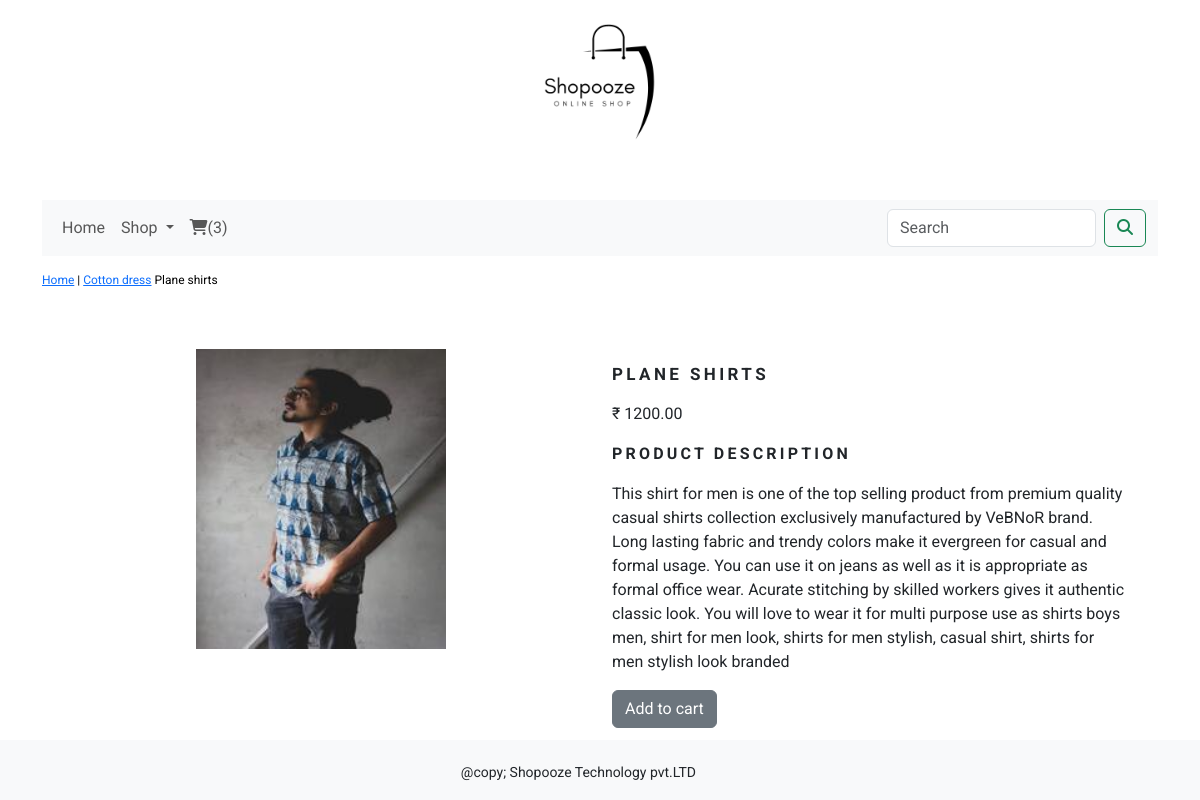
Screenshot of /ecommerce_app/cotton-dress/plane-shirts/ with the database file from the repository.
### ecommerce_app/models.py (models this page shows, shortened)
class Product(models.Model):
    name = models.CharField(max_length=250, unique=True)
    slug = models.SlugField(max_length=250, unique=True)
    description = models.TextField(blank=True)
    price = models.DecimalField(max_digits=10, decimal_places=2)
    category = models.ForeignKey(Category, on_delete=models.CASCADE)
    image = models.ImageField(upload_to='product', blank=True)
    stock = models.IntegerField()
    available = models.BooleanField(default=True)
    created = models.DateTimeField(auto_now_add=True)
    updated = models.DateTimeField(auto_now=True)
    class Meta:
        ordering = ('name',)
        verbose_name = 'product'
        verbose_name_plural = 'products'

class Category(models.Model):
    name = models.CharField(max_length=250, unique=True)
    slug = models.SlugField(max_length=250, unique=True)
    description = models.TextField(blank=True)
    image = models.ImageField(upload_to='category', blank=True)
    class Meta:
        ordering = ('name',)
        verbose_name = 'category'
        verbose_name_plural = 'categories'
    def __str__(self):
        return '{}'.format(self.name)
    def get_url(self):
        return reverse('ecommerce_app:products_by_category', args=[self.slug])

### ecommerce_app/views.py (the view)
# urls.py: path('<slug:c_slug>/<slug:product_slug>/', views.proDetail, name='proDetailCat'),
def proDetail(request, c_slug, product_slug):
    try:
        product = Product.objects.get(category__slug=c_slug, slug=product_slug)
    except Exception as e:
        raise e
    return render(request, 'product.html', {'product': product})

### cart/context_processors.py (called while the page is built)
def counter(request):
    item_count = 0
    if 'admin' in request.path:
        return {}
    else:
        try:
            cart = Cart.objects.filter(cart_id=_cart_id(request))
            car_items = CartItem.objects.all().filter(cart=cart[:1])
            for cart_item in car_items:
                item_count += cart_item.quantity
        except Cart.DoesNotExist:
            item_count = 0
    return dict(item_count=item_count)

### cart/views.py (called while the page is built)
def _cart_id(request):
    cart = request.session.session_key
    if not cart:
        cart = request.session.create()
        return cart

### ecommerce_app/context_processors.py (called while the page is built)
def menu_links(request):
    links = Category.objects.all()
    return dict(links=links)

### templates/product.html (shortened to what this page needs)
{% extends 'base.html' %}
{% load static %}
{% block content %}
<div class="row my_prod_row_class">
    <div class="mx_auto">
        <p><a href="{% url 'ecommerce_app:allProdCat' %}">Home</a> | <a href="{{product.category.get_url}}">{{product.category}}</a> <a>{{product.name}}</a></p>
    </div>
</div>
<div class="container">
<br>
<div class="row">
    <div class="col-12 col-sm-12 col-md-12 col-lg-6 text-center ">
        <div style="min-width:18rem;">
            <img src="{{product.image.url}}" alt="{{product.name}}"width="250px" height="300px">
        </div>
    </div>
        <div class="col-12 col-sm-12 col-md-12 col-lg-6">
            <div>
            <h1 class="my_prod_title"><b>{{product.name}}</b></h1>
            <p>&#8377; {{product.price}}</p>
                <p class="my_title"><b>Product Description</b></p>
            <p class="text-justify my_prod_text">{{product.description}}</p>
            {% if product.stock <= 0 %}
            <p class="text-justify my_prod_text"><b>Out of stock</b></p>
            {% else %}
            <a class="btn btn-secondary" href="{% url 'cart:add_cart' product.id %}">Add to cart</a>
            {% endif %}
        </div>
       </div>
    </div>
</div>
</div>
{% endblock %}

### static/css/custom.css (style rules this page uses)
body { font-family: 'Roboto', sans-serif; }
.my_title { font-size: 16px; text-transform: uppercase; letter-spacing: .2em; }
.my_prod_row_class { padding-top:15px; padding-bottom:20px; }
.my_prod_row_class .mx_auto { color:#000; font-size:12px; tex-decoration:none; }
.my_prod_title { font-size:17px; text-transform:uppercase; letter-spacing: .2em; padding-top:15px; padding-bottom:10px; }
.my_prod_text { padding-right:20px; }

### rows the page displays
Product: category "Cotton dress", name "Plane shirts", image (picture), name "PLANE SHIRTS", price "1200.00", description "This shirt for men is one of the top selling product from premium quality casual shirts collection exclusively manufactured by VeBNoR brand. Long lasting fabric and trendy colors make it evergreen for casual and formal usage. You can use it on jeans as well as it is appropriate as formal office wear. Acurate stitching by skilled workers gives it authentic classic look. You will love to wear it for multi purpose use as shirts boys men, shirt for men look, shirts for men stylish, casual shirt, shirts for men stylish look branded"

### other values shown
{{ item_count }} "3"
